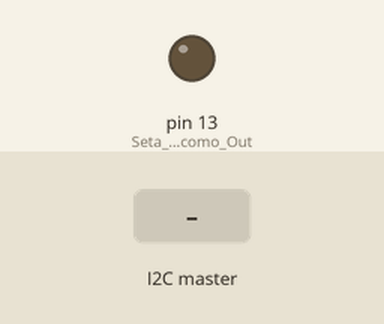
This sketch was run on a simulated Arduino Uno, built with avr-gcc and run on an emulated ATmega328P. Shown: output pins drawn as LEDs (lit = HIGH). Inputs (shaded band) come from the test bench.

Above: at 1.2 s.
1.3 s: the I2C master sends the byte 1
At 2.5 s:
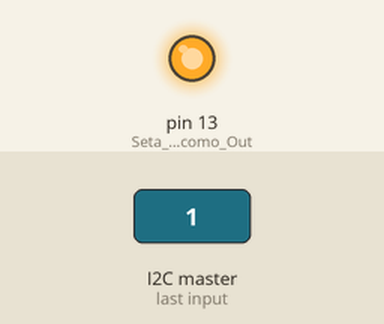
2.8 s: the I2C master sends the byte 0
At 3.6 s:
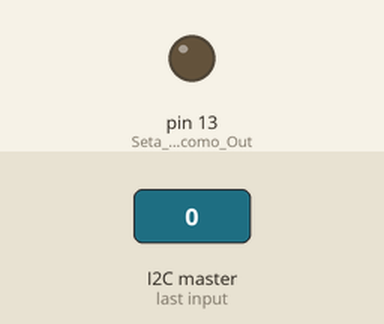
Timing chart, 0 to 5.8 s (numbered marks = the images above; inputs shaded):
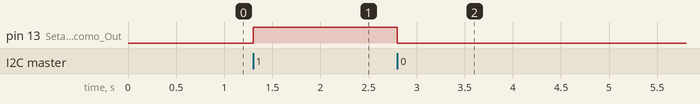

The sketch:

CodigoArduino.ino
```cpp
 #include "Wire.h"
 #define adress 0x08 // Endereco do dispositivo para comunicacao I2C

const int analogInPin = A0; // Pino do Potenciometro

int sensorValue = 0;        // Valor lido do potenciometro

void setup() {
  Serial.begin(9600);
  Wire.begin(adress);
  pinMode(13, OUTPUT); // Seta o LED Blink como Output
  Wire.onRequest(requestEvent); // Quando receber uma solicitacao, executa a funcao requestEvent
  Wire.onReceive(receiveEvents);// Quando receber dados, executa a funcao receiveEvents

}

void receiveEvents(int howMany) {
  while (Wire.available()) { // Le todos os dados do buffer
    int c = Wire.read();
    if(c == 0){ // Caso for 1, liga o LED, caso foi 0, desliga
      digitalWrite(13, LOW);
    } else if(c == 1){
      digitalWrite(13, HIGH);
    }
  }
}

void requestEvent(){
  sensorValue = analogRead(analogInPin); // Le o valor do potenciometro
  short outputValue = map(sensorValue, 0, 1023, 0, 255); // Mapeia para um short
  Wire.write(outputValue); // Envia para a Raspberry
}

void loop() {

}
```

Measured:
- after the input at 1.3 s, pin 13 (Seta_o_LED_Blink_como_Out): LOW → HIGH at once
- after the input at 2.8 s, pin 13 (Seta_o_LED_Blink_como_Out): HIGH → LOW at once
